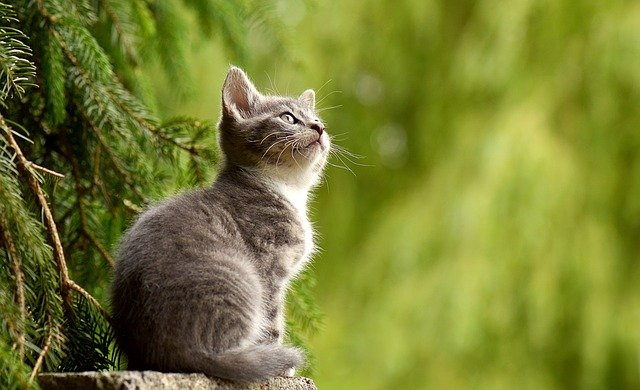
#> input picture cat.jpg, 640 x 390 px
$ jupyter execute 08-flip-image.ipynb
#> lines starting #> are read from the running program, lines starting #| are printed output that depends on the picture
# 8. 이미지 대칭

## 좌우 대칭

cv2.flip(이미지 객체, flip code)로 대칭할 수 있다.
두 번째 인자인 flip code에 양수를 넣으면 좌우 대칭이 된다.

[cell 1]
import cv2

img = cv2.imread('cat.jpg')
#> img is the input picture: shape (390, 640, 3); mean B, G, R 50.4, 126.1, 119.4
flip_img = cv2.flip(img, 1)
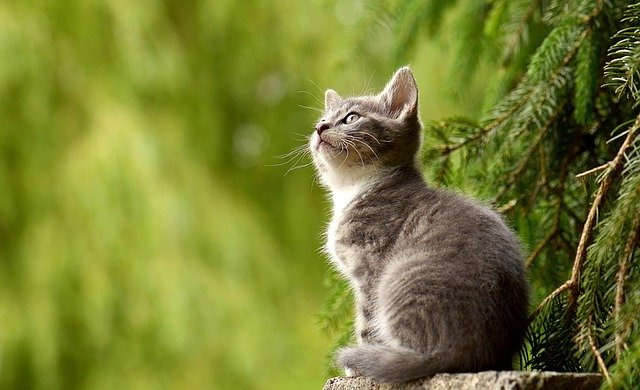
#> flip_img: shape (390, 640, 3); mean B, G, R 50.4, 126.1, 119.4

cv2.imshow('image', img)
cv2.imshow('flip', flip_img)
cv2.waitKey(0)
cv2.destroyAllWindows()

## 상하 대칭
flip code == 0 이면 상하 대칭된다.

[cell 2]
import cv2

img = cv2.imread('cat.jpg')
flip_img = cv2.flip(img, 0) # 상하 대칭
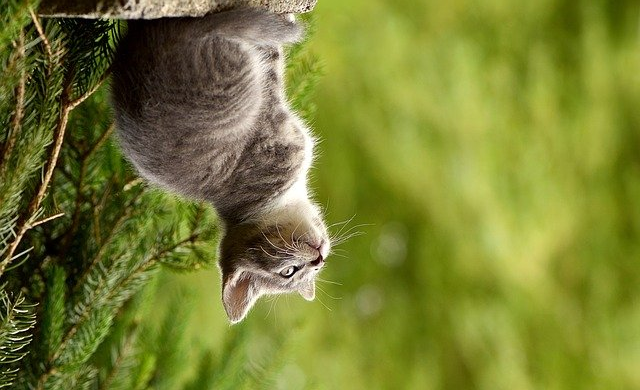
#> flip_img: shape (390, 640, 3); mean B, G, R 50.4, 126.1, 119.4

cv2.imshow('image', img)
cv2.imshow('flip', flip_img)
cv2.waitKey(0)
cv2.destroyAllWindows()

## 상하, 좌우 동시 대칭

flip code가 0보다 작으면 상하좌우 대칭된다.

[cell 3]
import cv2

img = cv2.imread('cat.jpg')
flip_img = cv2.flip(img, -1) # 상하, 좌우 동시 대칭
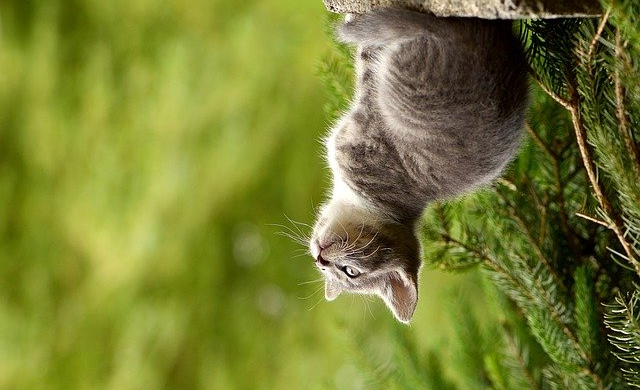
#> flip_img: shape (390, 640, 3); mean B, G, R 50.4, 126.1, 119.4

cv2.imshow('image', img)
cv2.imshow('flip', flip_img)
cv2.waitKey(0)
cv2.destroyAllWindows()

## 응용 : 비디오 x축 대칭 시키기

[cell 4]
import cv2

CatVideo = cv2.VideoCapture('cat-video.mp4') # 비디오 캡쳐. 파일 객체 CatVideo에 저장.

while CatVideo.isOpened() : # 동영상 파일이 올바로 열렸는지?
    ret, frame = CatVideo.read() # ret : 성공 여부. frame : 받아온 이미지 ( 프레임 ). imread와 비슷하다.
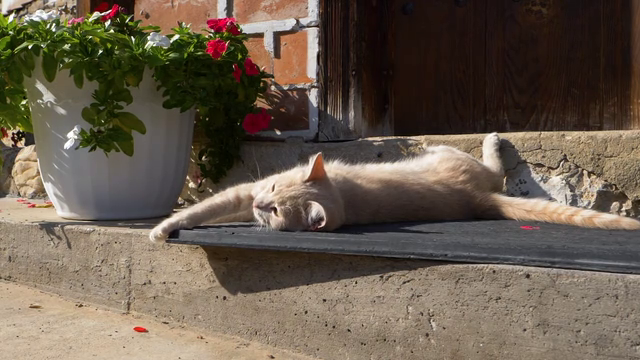
#> input picture frame 55 of cat-video.mp4, 640 x 360 px
#> frame is the input picture: shape (360, 640, 3); mean B, G, R 77.7, 92.1, 104.9
    if not ret : # 더이상 가져올 프레임이 없다.
        print('no frame anymore.')
        break
    flip = cv2.flip(frame, 0) # 영상 상하대칭.
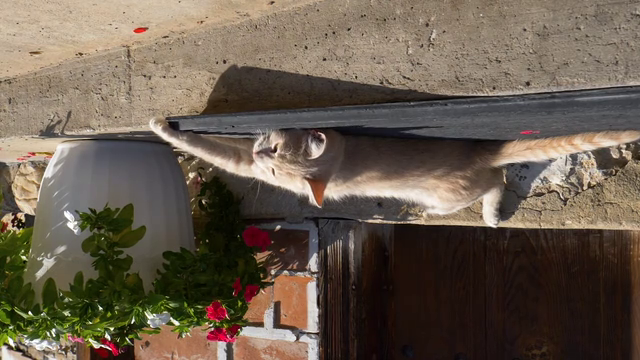
#> flip: shape (360, 640, 3); mean B, G, R 77.7, 92.1, 104.9

    frame[0:( round(len(frame)/2) ), 0:len(frame[0])] = flip[0:( round(len(frame)/2 )), 0:len(frame[0])]  # 기존 이미지 반 쪼개서 위에는 대칭된 이미지 출력.
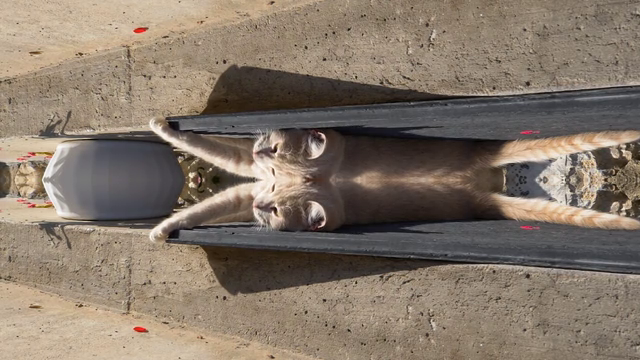
#> frame: shape (360, 640, 3); mean B, G, R 105.1, 118.8, 132.6

    cv2.imshow('window name', frame) # 프레임 있으면 보여달라.

    if cv2.waitKey(25) == ord('q') :  # 키보드 q와 같은 코드를 가진 키보드를 받는다면(프레임당 25ms 기다린다.)
#> (key q is pressed here)
        break
CatVideo.release() # 자원 해제.
cv2.destroyAllWindows() # 모든 창 닫기.
